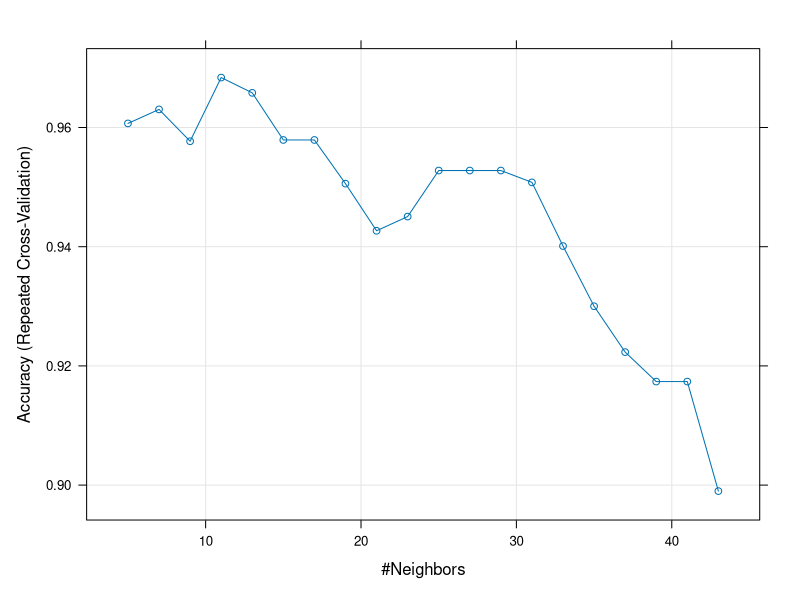
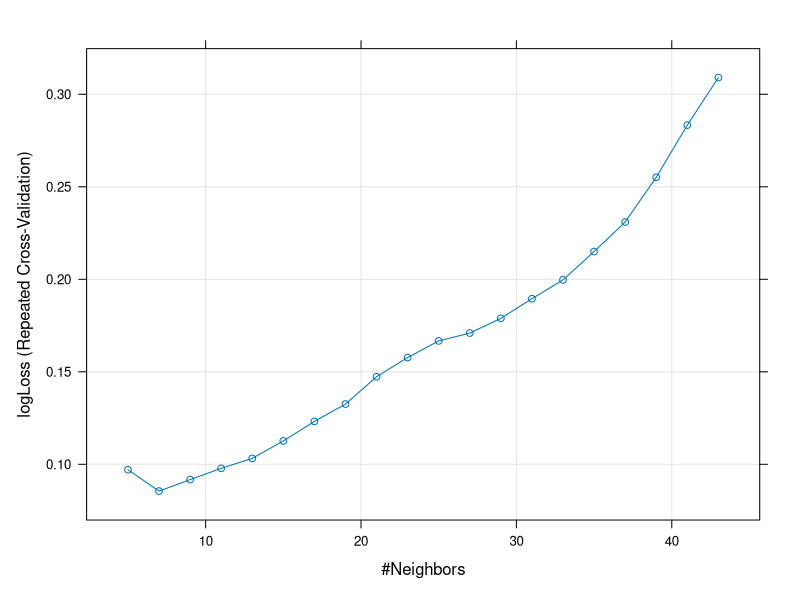

Reproduce these figures in R, in order.
require(caret)

View(iris)
summary(iris)
set.seed(236)

##Randomizing the data#####
ru<-runif(1:nrow(iris))
iris<-iris[order(ru),]
head(iris)

###Scaling functioin#####
normalize<-function(x){
  return((x-min(x))/(max(x)-min(x)))
}

###Normalizing the data and partitioning#####
iris_norm<-as.data.frame(lapply(iris[,-5], normalize))
summary(iris_norm)
iris_train<- iris_norm[1:129,]
iris_test<- iris_norm[130:150,]
iris_train$Species<-iris$Species[1:129]
iris_test$Species<-iris$Species[130:150]

###KNN Model########
require(class)
train_label = iris$Species[1:129]
test_label = iris$Species[130:150]
m1_knn<-knn(train = iris_train[-5],test = iris_test[-5],cl=train_label,k=round(sqrt(nrow(iris_train))))
table(test_label,m1_knn)
confusionMatrix(m1_knn,test_label) #accuracy - 95.24%

###Cross validation#####
trcontrol<-trainControl(method = "repeatedcv",number = 10,repeats = 3)
set.seed(786)
m1<-train(Species~.,data=iris_train,method='knn',tuneLength=20,trControl=trcontrol)
m1
?train
plot(m1) #plot agains k and accuracy
varImp(m1)

####Testing#######
pred<-predict(m1,newdata=iris_test)
confusionMatrix(pred,iris_test$Species)

#Finetuning##
new_iris_train<-iris_train[,3:5] #selecting only Petal Length and Width along with Species
new_iris_test<-iris_test[,3:5]
m2<-train(Species~.,data=new_iris_train,method='knn',tuneLength=20,trControl=trcontrol)

##Model metrics for fine tuned model###
pred_new<-predict(m2,newdata=new_iris_test)
confusionMatrix(pred_new,new_iris_test$Species)


ctrl<-trainControl(method = "repeatedcv",number = 10,repeats = 3,classProbs = TRUE,summaryFunction = multiClassSummary)
set.seed(78)
#install.packages("MLmetrics")
require(MLmetrics)
#Tune length parameter allows the algorithm to try different default values for the main parameter
m3<-train(Species~.,data=iris_train,method='knn',tuneLength=20,trControl=ctrl,metric="ROC")
m3
plot(m3) #plot agains k and log loss - at K=7,log loss was min and it is used in the model.
varImp(m3)

#Tune grid parameter allows the algorithm to try different values for the main parameter
m4<-train(Species~.,data=iris_train,method='knn',trControl=ctrl,metric="ROC",tuneGrid = expand.grid(k=c(2,5,6,9)))
m4
fin_pred<-predict(m3,newdata = iris_test)
confusionMatrix(fin_pred,iris_test$Species)
